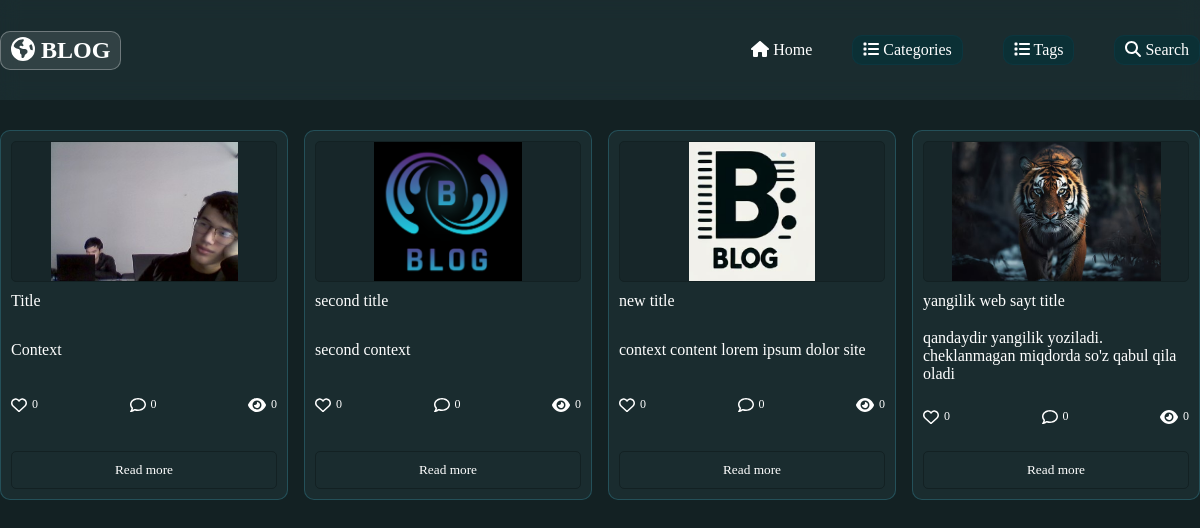
The app's page /, older data.
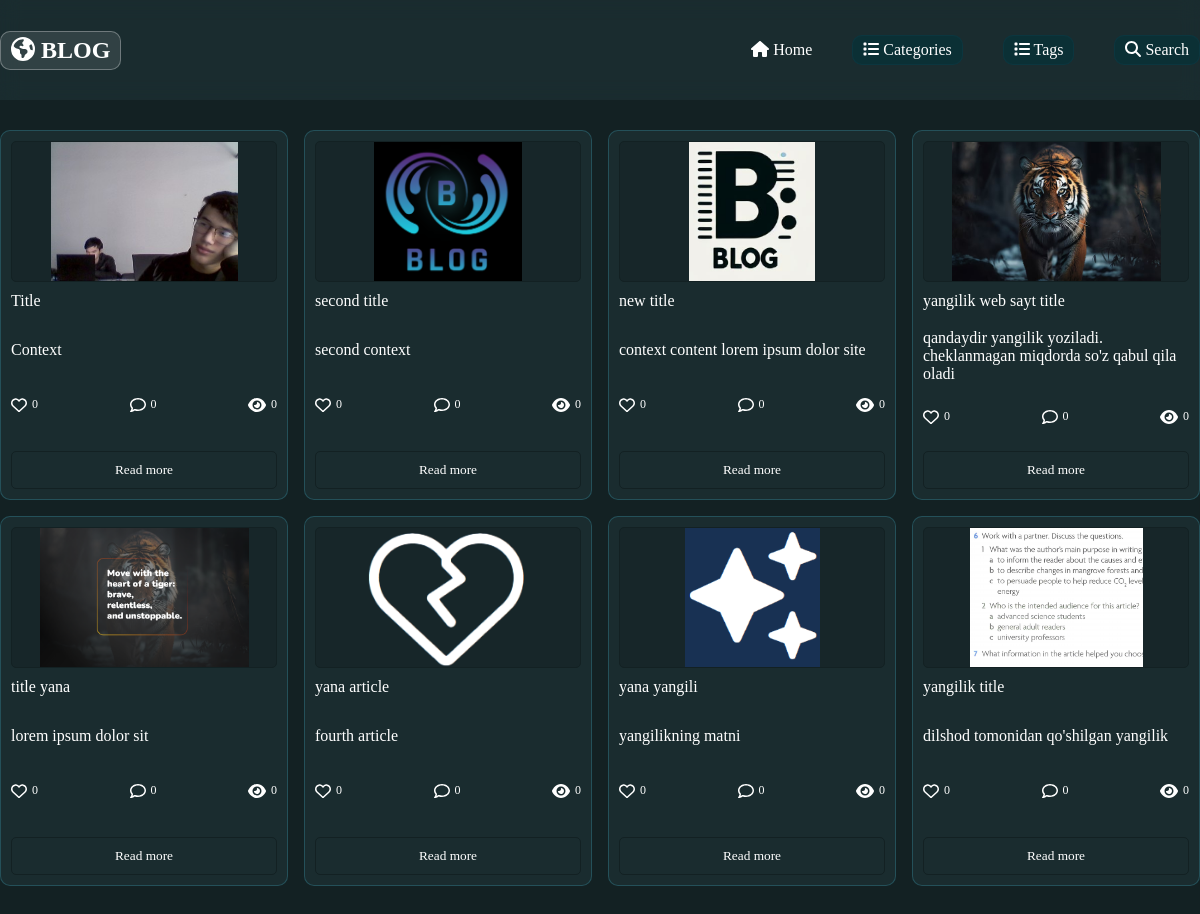
The same page, newer data.
### main_app/models.py (models this page shows, shortened)
class Article(models.Model):
    title = models.CharField(max_length=100)
    content = models.TextField()
    date = models.DateField(auto_now_add=True)
    author = models.ForeignKey('auth.User', on_delete=models.CASCADE)
    image   = models.ImageField(blank=True , upload_to="blog/")
    updated = models.DateTimeField(auto_now=True)
    likes = models.IntegerField(default=0)
    comments = models.IntegerField(default=0)
    views = models.IntegerField(default=0)
    category = models.ForeignKey(Categories, on_delete=models.CASCADE)
    tag = models.ForeignKey(Tags, on_delete=models.CASCADE)

### main_app/views.py (the view)
# urls.py: path("", views.show_article, name="articles"),
def show_article(request):
    all_articles = Article.objects.all()
    data = {
        "article": all_articles,
    }
    return render(request, "index.html", context=data)

### templates/index.html (shortened to what this page needs)
{% extends "wrapper.html" %}
{% block context_index %}
<div class="container">
    <div class="blog_card_wrapper">
        {% for i in article %}
        <div class="card">
            <div class="image_block" this_block_image="{{i.image.url}}">
            </div>
            <div class="context_block">
                <div class="title">
                    <p>{{ i.title }}</p>
                </div>
                <div class="main_idea">
                    <p>{{ i.content}}</p>
                </div>
                <div class="like_comment_wrapper_block">
                    <div class="like"><i class="fa-regular fa-heart"></i>
                        <p>{{i.likes}}</p>
                    </div>
                    <div class="comment"><i class="fa-regular fa-comment"></i>
                        <p>{{i.comments}}</p>
                    </div>
                    <div class="views"><i class="fa-solid fa-eye"></i>
                        <p>{{i.views}}</p>
                    </div>
                </div>
                <button class="btn_main">Read more</button>
            </div>
        </div>
        {% endfor %}
    </div>
</div>
{% endblock context_index %}

Row changes from the older to the newer data that the page shows:
added Article: shows a picture, title "title yana", content "lorem ipsum dolor sit", likes "0", comments "0", views "0"
added Article: shows a picture, title "yana article", content "fourth article", likes "0", comments "0", views "0"
added Article: shows a picture, title "yana yangili", content "yangilikning matni", likes "0", comments "0", views "0"
added Article: shows a picture, title "yangilik title", content "dilshod tomonidan qo'shilgan yangilik", likes "0", comments "0", views "0"
